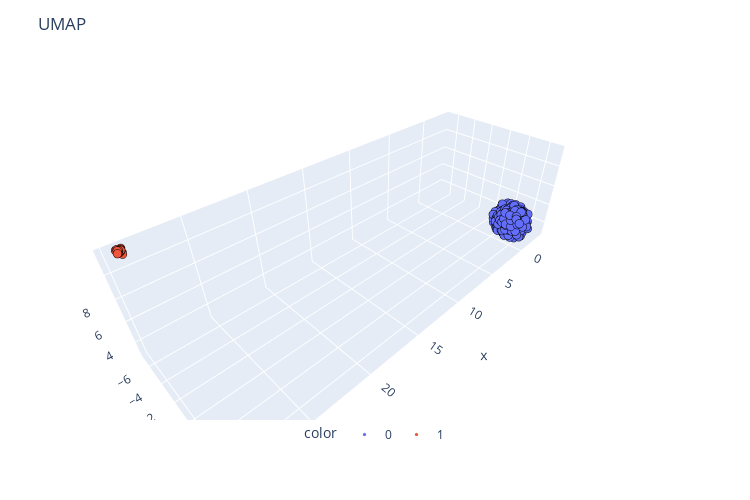

Notebook code for this chart:
### Code cell
chart(X_trans, objGroup.labels_)

### Figure 1 — Plotly figure (JSON) as saved in the notebook; plotly's stock layout.template omitted (floating-point values rounded to 4 significant figures; data arrays with more than 128 entries replaced by an {"elided": "..."} marker saying what was removed)
{"data": [{"hovertemplate": "color=0<br>x=%{x}<br>y=%{y}<br>z=%{z}<extra></extra>", "legendgroup": "0", "marker": {"color": "#636efa", "line": {"color": "black", "width": 0.1}, "size": 3, "symbol": "circle"}, "mode": "markers", "name": "0", "scene": "scene", "showlegend": true, "type": "scatter3d", "x": {"elided": "553 float values"}, "y": {"elided": "553 float values"}, "z": {"elided": "553 float values"}}, {"hovertemplate": "color=1<br>x=%{x}<br>y=%{y}<br>z=%{z}<extra></extra>", "legendgroup": "1", "marker": {"color": "#EF553B", "line": {"color": "black", "width": 0.1}, "size": 3, "symbol": "circle"}, "mode": "markers", "name": "1", "scene": "scene", "showlegend": true, "type": "scatter3d", "x": [29.09, 29.11, 29.23, 29.09, 29.26, 29.23, 29.26, 29.13, 29.17, 29.25, 29.2, 29.28, 29.35, 29.16, 29.33, 29.17, 29.07, 29.2, 29.22, 29.26, 29.08, 29.21, 29.2, 29.03, 29.12, 29.2, 29.11, 29.1], "y": [-6.885, -6.732, -6.793, -6.862, -6.898, -6.843, -6.748, -6.824, -6.858, -6.901, -6.764, -6.788, -6.67, -6.847, -6.966, -6.808, -6.839, -6.792, -6.79, -6.911, -6.86, -6.862, -6.808, -6.971, -6.749, -6.911, -6.654, -6.923], "z": [11.38, 11.58, 11.53, 11.49, 11.63, 11.49, 11.5, 11.48, 11.52, 11.45, 11.45, 11.6, 11.49, 11.53, 11.57, 11.39, 11.35, 11.43, 11.6, 11.49, 11.57, 11.42, 11.49, 11.57, 11.53, 11.55, 11.33, 11.51]}], "layout": {"height": 500, "legend": {"orientation": "h", "title": {"text": "color"}, "tracegroupgap": 0, "x": 0.5, "xanchor": "center", "y": 0, "yanchor": "top"}, "margin": {"t": 60}, "scene": {"domain": {"x": [0, 1], "y": [0, 1]}, "xaxis": {"title": {"text": "x"}}, "yaxis": {"title": {"text": "y"}}, "zaxis": {"title": {"text": "z"}}}, "showlegend": true, "title": {"text": "UMAP"}, "width": 750}}
